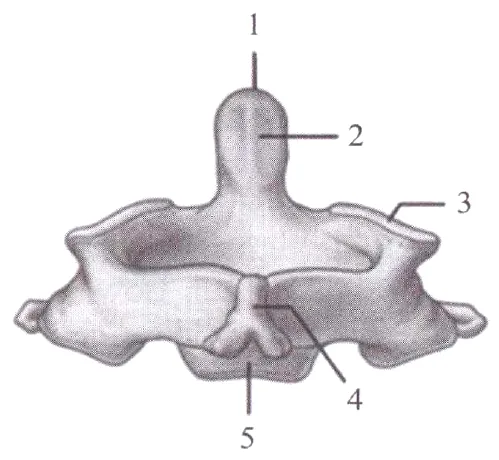
#> input picture data/img/ant/t01_aksis.webp, 499 x 460 px, given as the content of the folder aude/medatlas-/data/img/../../../data/img/ant/t01_aksis.webp, which was not available
$ python lall.py ../../../data/img/ant/t01_aksis.webp
#> lines starting #> are read from the running program, lines starting #| are printed output that depends on the picture; after the words box and inside, x2 and y2 are one past the last pixel; in counts of white or black regions, pixels touching at a corner belong together
# python3 lall.py BOOK — barcha yakka (atrofi toza) mayda glif komponentlari varaqlari (ko'rib tanlash uchun)
import sys, glob, os, json, re
import numpy as np, cv2
from PIL import Image, ImageDraw, ImageFont
R = "/home/claude/medatlas-"; book = sys.argv[1]
def key(p):
    m = re.search(r"p(\d+)_(\d+)", p); return (int(m.group(1)), int(m.group(2))) if m else (9999, 0)
res = []
for p in sorted(glob.glob(f"{R}/data/img/{book}/*.webp"), key=key):
    im = Image.open(p).convert("RGB"); a = np.asarray(im).astype(int)
#> further down, im is the input picture: PIL image 499x460 RGB; mean R, G, B 233.5, 231.7, 233.6
    luma = (a[..., 0] * 299 + a[..., 1] * 587 + a[..., 2] * 114) // 1000
    H, W = luma.shape
#> H = 460; W = 499
    ink = (luma < 150).astype(np.uint8)
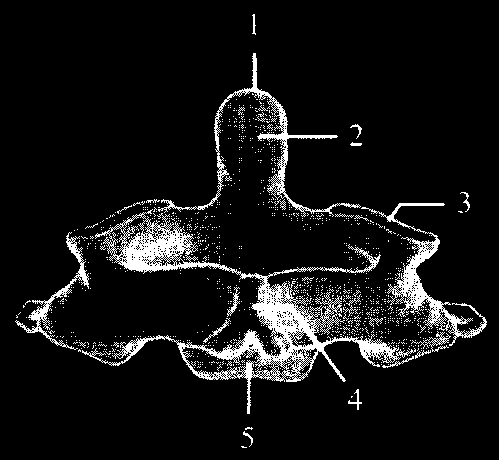
#> ink: shape (460, 499); values 0 (black) and 1 (white), 8% white; 1052 white regions (1028 under 20 px), largest, box (x1, y1, x2, y2) and area: (82, 209, 416, 414) 9851, (361, 203, 487, 346) 2506, (158, 53, 361, 217) 2121
    n, lab, st, _ = cv2.connectedComponentsWithStats(ink, 8)
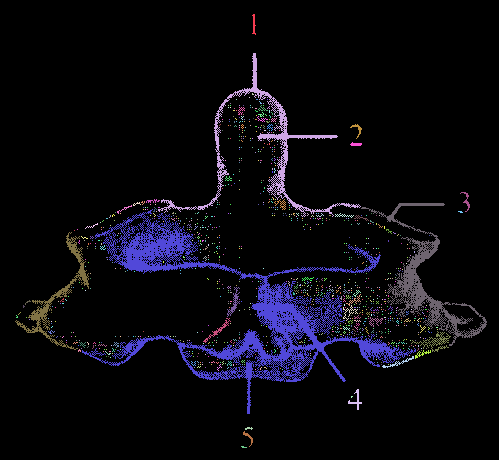
#> lab: shape (460, 499) int32; 1053 distinct labels, from 0 to 1052; one colour per label, 0 black
#> n = 1053; st = 1053 rows, first 6: [0, 0, 499, 460, 211146], [252, 14, 4, 21, 45], [158, 53, 203, 164, 2121], [252, 93, 2, 2, 3], [249, 97, 1, 1, 1], [236, 99, 1, 1, 1]
    for i in range(1, n):
        x, y, w, h, area = st[i]
        if not (6 <= h <= 22 and 4 <= w <= 18 and area >= 10 and h >= 0.6 * w): continue
        m = 6
        x0, y0, x1, y1 = max(0, x - m), max(0, y - m), min(W, x + w + m), min(H, y + h + m)
        own = (lab[y0:y1, x0:x1] == i)
        bgpx = luma[y0:y1, x0:x1][~own]
        if (bgpx > 185).mean() < 0.97: continue
        res.append({"img": os.path.basename(p)[:-5], "box": [int(x), int(y), int(x + w - 1), int(y + h - 1)]})
#> this loop made 1052 passes
#> (x, y, w, h, area, x0, y0, x1) on passes 1, 20: (252, 14, 4, 21, 45, 246, 8, 262), (238, 107, 7, 8, 22, 232, 101, 251)
#> after the loop, res = []
json.dump(res, open(f"lall_{book}.json", "w"))
font = ImageFont.truetype("/usr/share/fonts/truetype/dejavu/DejaVuSans-Bold.ttf", 10)
cols, cw, ch, per = 16, 82, 66, 160
for si in range(0, len(res), per):
    chunk = res[si:si + per]
    S = Image.new("RGB", (cols * cw, ((len(chunk) + cols - 1) // cols) * ch), (40, 40, 40)); d = ImageDraw.Draw(S)
    for j, r in enumerate(chunk):
        im = Image.open(f"{R}/data/img/{book}/{r['img']}.webp").convert("RGB"); x0, y0, x1, y1 = r["box"]
        c = im.crop((max(0, x0 - 8), max(0, y0 - 6), min(im.width, x1 + 9), min(im.height, y1 + 7)))
        k = min(3, 76 / c.width, 46 / c.height); c = c.resize((int(c.width * k), int(c.height * k)), Image.LANCZOS)
        X, Y = (j % cols) * cw, (j // cols) * ch
        S.paste(c, (X + 3, Y + 16)); d.text((X + 2, Y + 2), f"{si + j}:{r['img'][1:]}", fill=(255, 255, 0), font=font)
    S.save(f"lall_{book}_{si // per + 1:02d}.png")
print(book, len(res))
#| ../../../data/img/ant/t01_aksis.webp 0

$ run again, on data/img/bio/t02_sentrosoma.webp
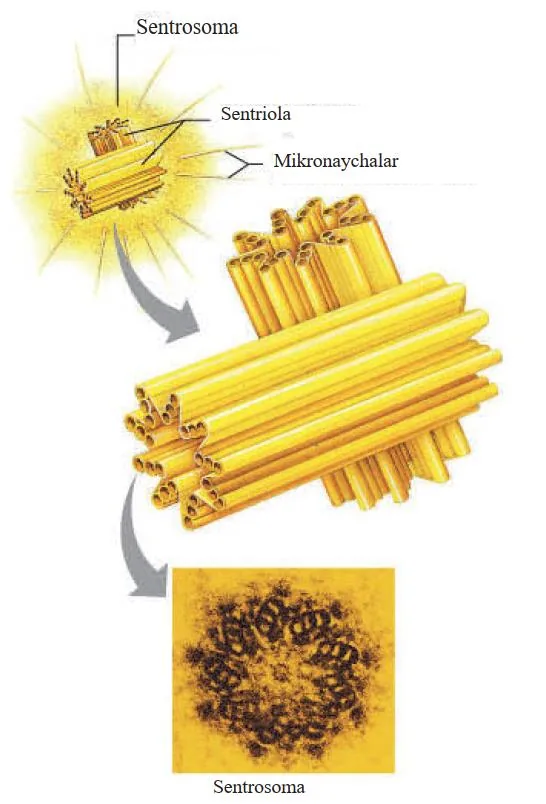
#> input picture data/img/bio/t02_sentrosoma.webp, 546 x 804 px, given as the content of the folder medatlas-/data/img/../../../data/img/bio/t02_sentrosoma.webp, which was not available
#> im is the input picture: PIL image 546x804 RGB; mean R, G, B 238.6, 226.1, 189.8
#> ink: shape (804, 546); values 0 (black) and 1 (white), 8.1% white; 450 white regions (318 under 20 px), largest, box (x1, y1, x2, y2) and area: (180, 578, 383, 764) 22159, (202, 374, 477, 490) 1324, (378, 441, 414, 496) 639
#> `n, lab, st, _ = cv2.connectedComponentsWithStats(ink, 8)`:
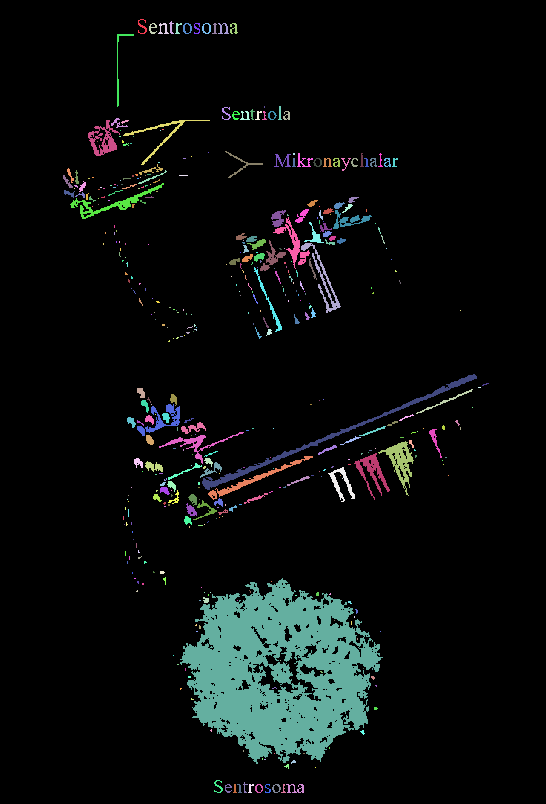
#> lab: shape (804, 546) int32; 451 distinct labels, from 0 to 450; one colour per label, 0 black
#> n = 451; st = 451 rows, first 6: [0, 0, 546, 804, 403336], [138, 19, 9, 15, 50], [169, 21, 5, 13, 30], [149, 23, 8, 11, 41], [158, 23, 11, 11, 51], [175, 23, 7, 11, 33]
#> the loop `for i in range(1, n):` made 450 passes
#> (x, y, w, h, area, x0, y0, x1) on passes 1 to 3: (138, 19, 9, 15, 50, 132, 13, 153), (169, 21, 5, 13, 30, 163, 15, 180), (149, 23, 8, 11, 41, 143, 17, 163)
#> pass 3, `own = (lab[y0:y1, x0:x1] == i)`:
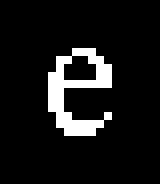
#> own: shape (23, 20) bool (shown 8 times larger); 8.9% white in thin lines or dots, all inside (x1, y1, x2, y2) = (6, 6, 14, 17)
#> after the loop `for i in range(1, n):`: res = []
#| ../../../data/img/bio/t02_sentrosoma.webp 0

$ run again, on data/img/bio/t02_yadro.webp
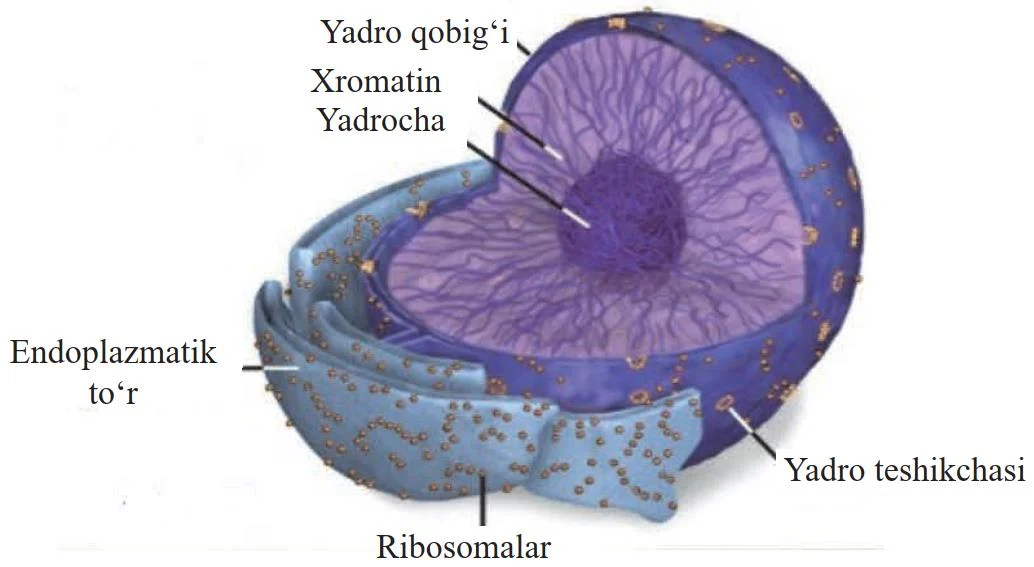
#> input picture data/img/bio/t02_yadro.webp, 1034 x 567 px, given as the content of the folder aude/medatlas-/data/img/../../../data/img/bio/t02_yadro.webp, which was not available
#> im is the input picture: PIL image 1034x567 RGB; mean R, G, B 200.5, 197.7, 213.6
#> ink: shape (567, 1034); values 0 (black) and 1 (white), 33.5% white; 149 white regions (59 under 20 px), largest, box (x1, y1, x2, y2) and area: (242, 8, 864, 526) 186179, (616, 468, 664, 504) 511, (657, 409, 683, 442) 363
#> `n, lab, st, _ = cv2.connectedComponentsWithStats(ink, 8)`:
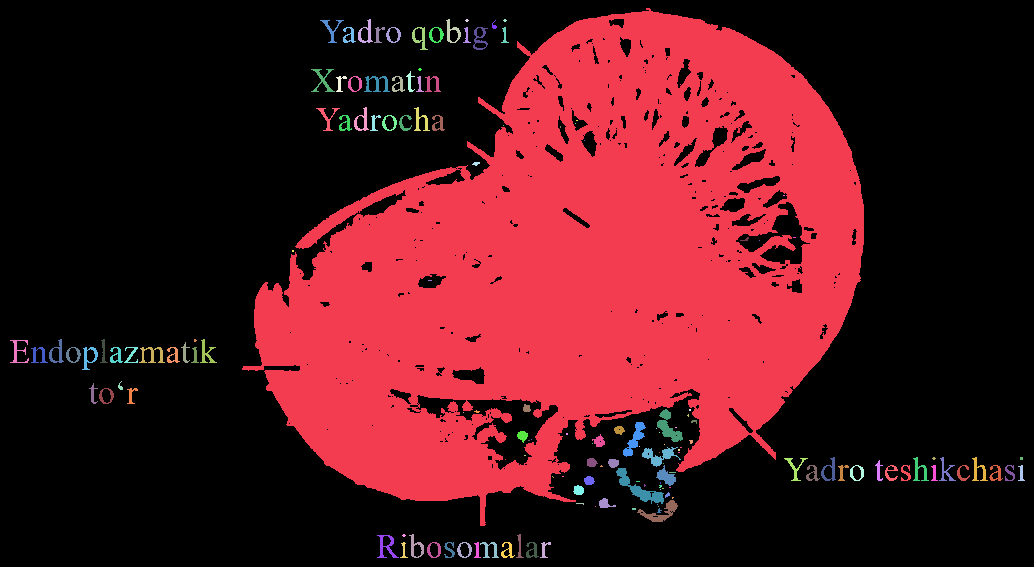
#> lab: shape (567, 1034) int32; 150 distinct labels, from 0 to 149; one colour per label, 0 black
#> n = 150; st = 150 rows, first 6: [0, 0, 1034, 567, 390065], [242, 8, 622, 518, 186179], [358, 19, 15, 24, 134], [446, 19, 15, 24, 132], [465, 19, 4, 3, 8], [503, 19, 4, 3, 8]
#> the loop `for i in range(1, n):` made 149 passes
#> (x, y, w, h, area, x0, y0, x1) on passes 7, 8, 9, 10, 12, 13, 15, 18: (492, 20, 5, 9, 22, 486, 14, 503), (343, 27, 13, 16, 97, 337, 21, 362), (374, 27, 11, 16, 67, 368, 21, 391), (386, 27, 15, 16, 92, 380, 21, 407), (429, 27, 15, 16, 94, 423, 21, 450), (463, 27, 8, 16, 47, 457, 21, 477), (501, 27, 8, 16, 46, 495, 21, 515), (406, 71, 9, 21, 70, 400, 65, 421)
#> after the loop `for i in range(1, n):`: res = 2 items
#> `x0, y0, x1, y1 = r['box']`: x0 = 492; y0 = 20; x1 = 496; y1 = 28
#> X = 0
#> `S.save(f"lall_{book}_{si // per + 1:02d}.png")`:
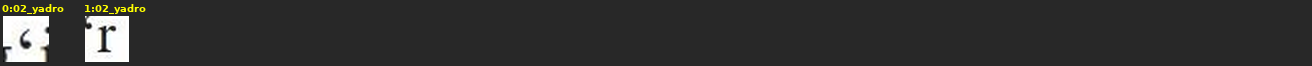
#> saved as t02_yadro.webp_01.png: PIL image 1312x66 RGB; mean R, G, B 49.8, 49.8, 48.7
#| ../../../data/img/bio/t02_yadro.webp 2

$ run again, on data/img/bkm/p100_19.webp
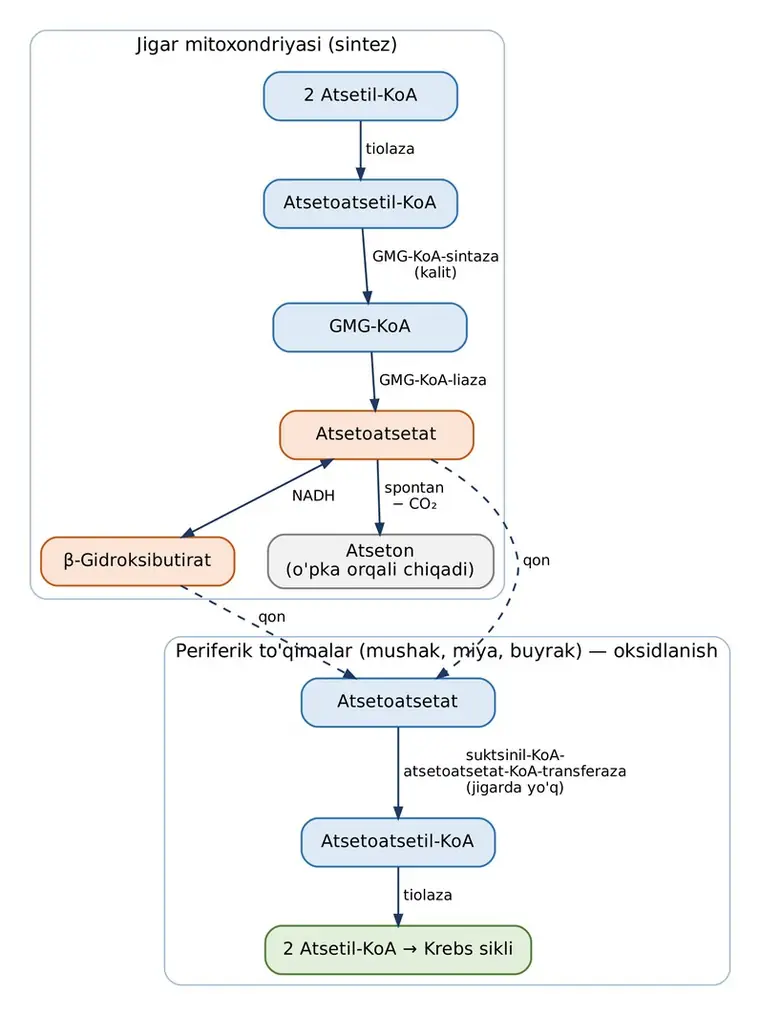
#> input picture data/img/bkm/p100_19.webp, 760 x 1015 px, given as the content of the folder claude/medatlas-/data/img/../../../data/img/bkm/p100_19.webp, which was not available
#> im is the input picture: PIL image 760x1015 RGB; mean R, G, B 245.4, 246.4, 246.4
#> luma: shape (1015, 760) int64; 256 distinct labels, from 0 to 255
#> ink: shape (1015, 760); values 0 (black) and 1 (white), 2.8% white in thin lines or dots, all inside (x1, y1, x2, y2) = (40, 36, 717, 975)
#> `n, lab, st, _ = cv2.connectedComponentsWithStats(ink, 8)`:
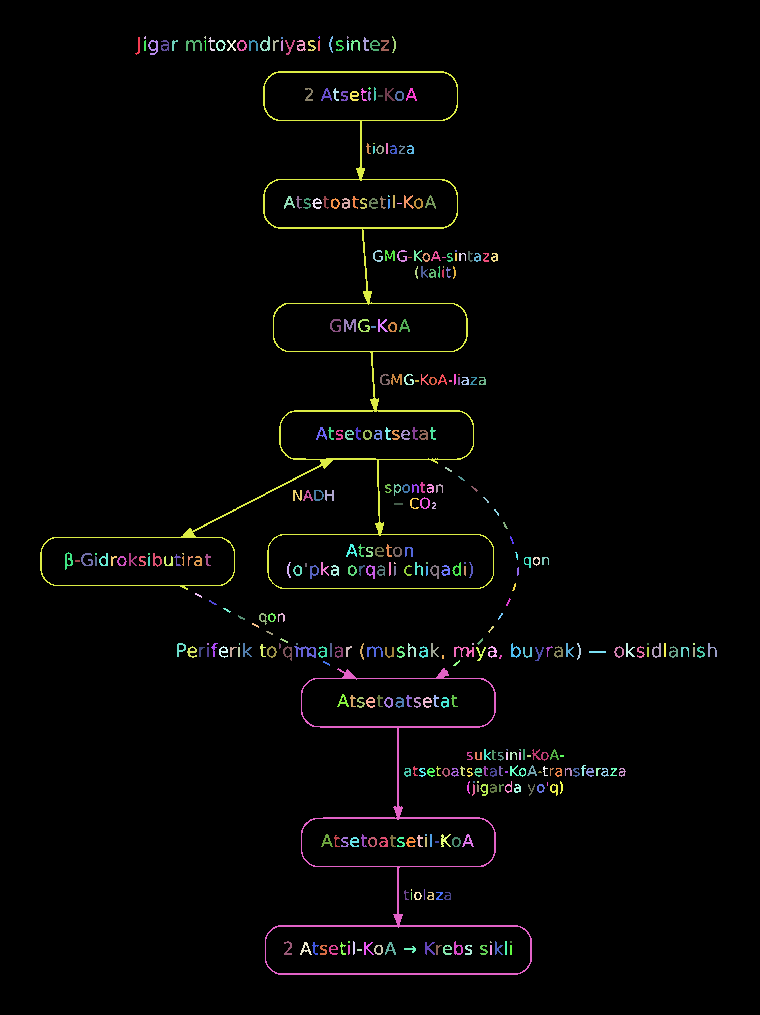
#> lab: shape (1015, 760) int32; 404 distinct labels, from 0 to 403; one colour per label, 0 black
#> n = 404; st = 404 rows, first 6: [0, 0, 760, 1015, 749957], [135, 37, 5, 18, 38], [144, 36, 2, 3, 5], [204, 36, 2, 3, 4], [208, 37, 7, 14, 34], [260, 36, 10, 15, 67]
#> the loop `for i in range(1, n):` made 403 passes
#> (x, y, w, h, area, x0, y0, x1) on passes 1, 4, 5: (135, 37, 5, 18, 38, 129, 31, 146), (208, 37, 7, 14, 34, 202, 31, 221), (260, 36, 10, 15, 67, 254, 30, 276)
#> after the loop `for i in range(1, n):`: res = 9 items
#> `x0, y0, x1, y1 = r['box']`: x0 = 305; y0 = 88; x1 = 312; y1 = 100
#> X = 0
#> `S.save(f"lall_{book}_{si // per + 1:02d}.png")`:
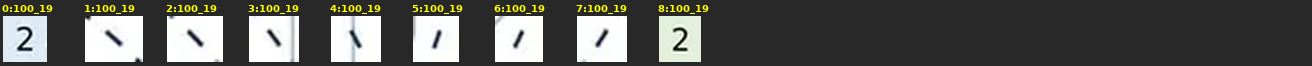
#> saved as p100_19.webp_01.png: PIL image 1312x66 RGB; mean R, G, B 89.3, 90.1, 86.3
#| ../../../data/img/bkm/p100_19.webp 9
